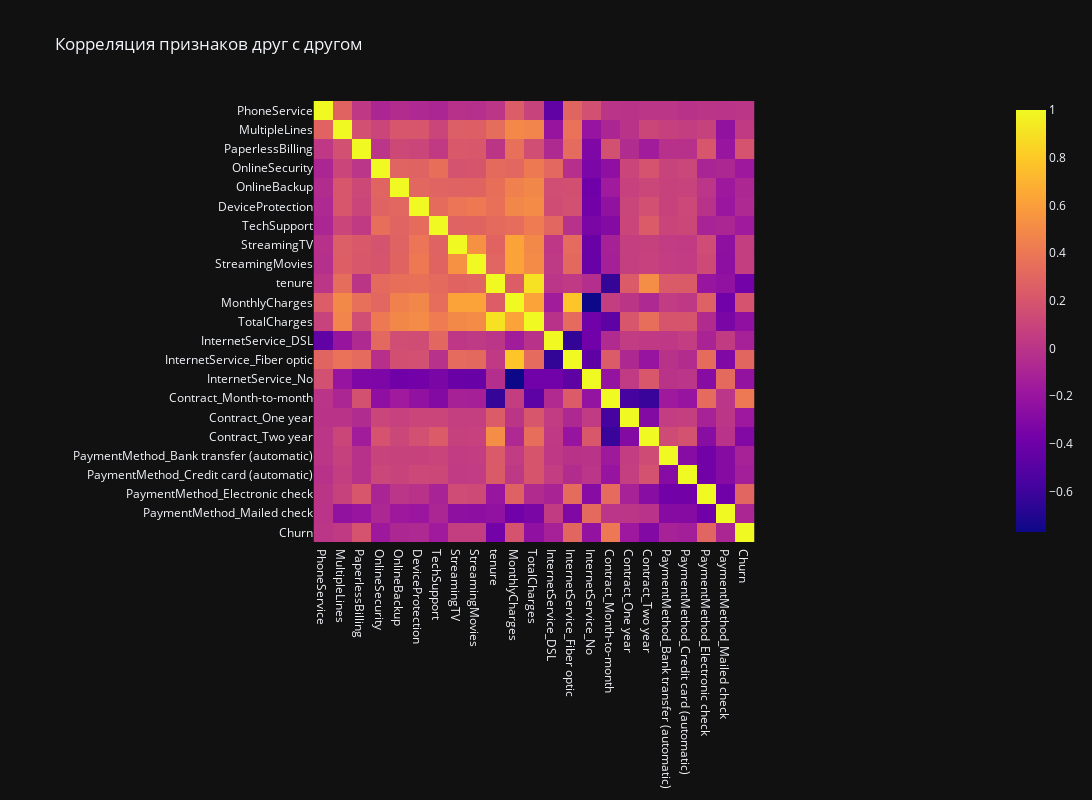

Notebook cell for this chart:
### Code cell
# 
transformer = TelecomUsersTransform(binary_features=BINARY_FEATURES, numeric_features=NUMERIC_FEATURES, dummy_vars=DUMMY_VARS, features_to_norm=NUMERIC_FEATURES)
fig = px.imshow(
    pd.concat(
        [
            transformer.fit_transform(telecom_users), 
            telecom_users['Churn'].apply(get_binary)
        ], 
        axis=1
    ).corr(),
    title='Корреляция признаков друг с другом',
    template='plotly_dark',
    height=800,
    width=1200
)
fig.show()

### Figure 1 — Plotly figure (JSON) as saved in the notebook; plotly's stock layout.template omitted (floating-point values rounded to 4 significant figures; data arrays with more than 128 entries replaced by an {"elided": "..."} marker saying what was removed)
{"data": [{"coloraxis": "coloraxis", "hovertemplate": "x: %{x}<br>y: %{y}<br>color: %{z}<extra></extra>", "name": "0", "type": "heatmap", "x": ["PhoneService", "MultipleLines", "PaperlessBilling", "OnlineSecurity", "OnlineBackup", "DeviceProtection", "TechSupport", "StreamingTV", "StreamingMovies", "tenure", "MonthlyCharges", "TotalCharges", "InternetService_DSL", "InternetService_Fiber optic", "InternetService_No", "Contract_Month-to-month", "Contract_One year", "Contract_Two year", "PaymentMethod_Bank transfer (automatic)", "PaymentMethod_Credit card (automatic)", "PaymentMethod_Electronic check", "PaymentMethod_Mailed check", "Churn"], "xaxis": "x", "y": ["PhoneService", "MultipleLines", "PaperlessBilling", "OnlineSecurity", "OnlineBackup", "DeviceProtection", "TechSupport", "StreamingTV", "StreamingMovies", "tenure", "MonthlyCharges", "TotalCharges", "InternetService_DSL", "InternetService_Fiber optic", "InternetService_No", "Contract_Month-to-month", "Contract_One year", "Contract_Two year", "PaymentMethod_Bank transfer (automatic)", "PaymentMethod_Credit card (automatic)", "PaymentMethod_Electronic check", "PaymentMethod_Mailed check", "Churn"], "yaxis": "y", "z": {"elided": "23x23 float values"}}], "layout": {"coloraxis": {"colorscale": [[0, "#0d0887"], [0.1111, "#46039f"], [0.2222, "#7201a8"], [0.3333, "#9c179e"], [0.4444, "#bd3786"], [0.5556, "#d8576b"], [0.6667, "#ed7953"], [0.7778, "#fb9f3a"], [0.8889, "#fdca26"], [1, "#f0f921"]]}, "height": 800, "title": {"text": "Корреляция признаков друг с другом"}, "width": 1200, "xaxis": {"anchor": "y", "constrain": "domain", "domain": [0, 1], "scaleanchor": "y"}, "yaxis": {"anchor": "x", "autorange": "reversed", "constrain": "domain", "domain": [0, 1]}}}
